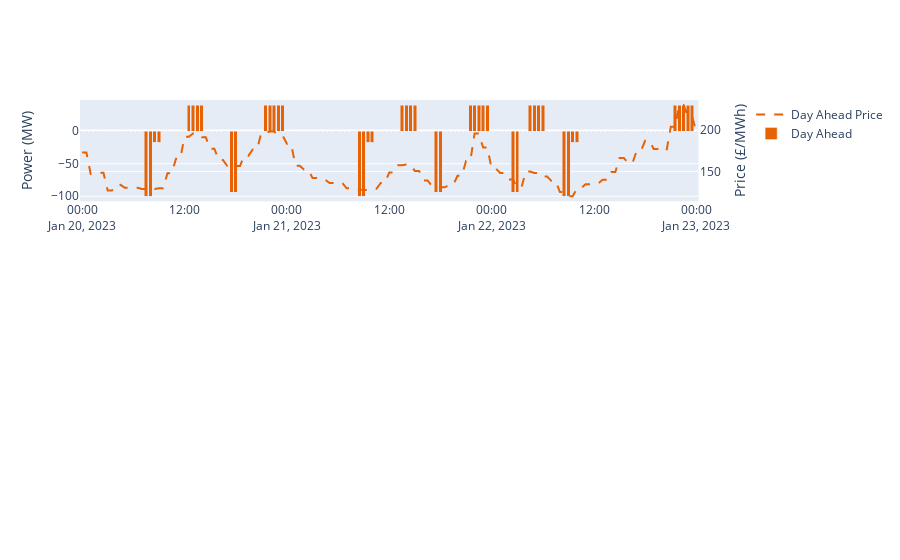

Notebook cell for this chart:
### Code cell
# Import Export and BM Actions
trace1 = go.Bar(x=random_period.index,
                y=-random_period["import_da_vol"],
                name='Day Ahead',
                marker_color=graph_primary,
                yaxis='y1'
                    )
trace2 = go.Bar(x=random_period.index,
                y=random_period["export_da_vol"],
                name='',
                marker_color=graph_primary,
                yaxis='y1',
                showlegend=False
                    )
trace3 = go.Scatter(x=random_period.index,
                        y=random_period["day_ahead_price"],
                        name='Day Ahead Price',
                        mode='lines',
                        marker_color=graph_primary,
                        line=dict(width=2, 
                        color=graph_primary, 
                        dash='dash'),
                        yaxis='y2')
data = [trace1,trace2]

fig.update_layout(barmode='stack')

fig.update_yaxes(title_text="Power (MW)",row=1,col=1)   
fig.update_yaxes(title_text= "Price (£/MWh)",row=1,col=1,secondary_y=True) 
for trace in data:
    fig.add_trace(trace,row=1,col=1)
fig.add_trace(trace3,row=1,col=1,secondary_y=True)

### Figure 1 — Plotly figure (JSON) as saved in the notebook; plotly's stock layout.template omitted (floating-point values rounded to 4 significant figures; data arrays with more than 128 entries replaced by an {"elided": "..."} marker saying what was removed)
{"data": [{"marker": {"color": "rgba(230,98,5,1)"}, "name": "Day Ahead", "type": "bar", "x": {"elided": "145 str values"}, "xaxis": "x", "y": {"elided": "145 float values"}, "yaxis": "y"}, {"marker": {"color": "rgba(230,98,5,1)"}, "name": "", "showlegend": false, "type": "bar", "x": {"elided": "145 str values"}, "xaxis": "x", "y": {"elided": "145 float values"}, "yaxis": "y"}, {"line": {"color": "rgba(230,98,5,1)", "dash": "dash", "width": 2}, "marker": {"color": "rgba(230,98,5,1)"}, "mode": "lines", "name": "Day Ahead Price", "type": "scatter", "x": {"elided": "145 str values"}, "xaxis": "x", "y": {"elided": "145 float values"}, "yaxis": "y2"}], "layout": {"barmode": "stack", "xaxis": {"anchor": "y", "domain": [0, 0.94]}, "xaxis2": {"anchor": "y3", "domain": [0, 0.94]}, "xaxis3": {"anchor": "y5", "domain": [0, 0.94]}, "yaxis": {"anchor": "x", "domain": [0.7333, 1], "title": {"text": "Power (MW)"}}, "yaxis2": {"anchor": "x", "overlaying": "y", "side": "right", "title": {"text": "Price (£/MWh)"}}, "yaxis3": {"anchor": "x2", "domain": [0.3667, 0.6333]}, "yaxis4": {"anchor": "x2", "overlaying": "y3", "side": "right"}, "yaxis5": {"anchor": "x3", "domain": [0, 0.2667]}, "yaxis6": {"anchor": "x3", "overlaying": "y5", "side": "right"}}}
